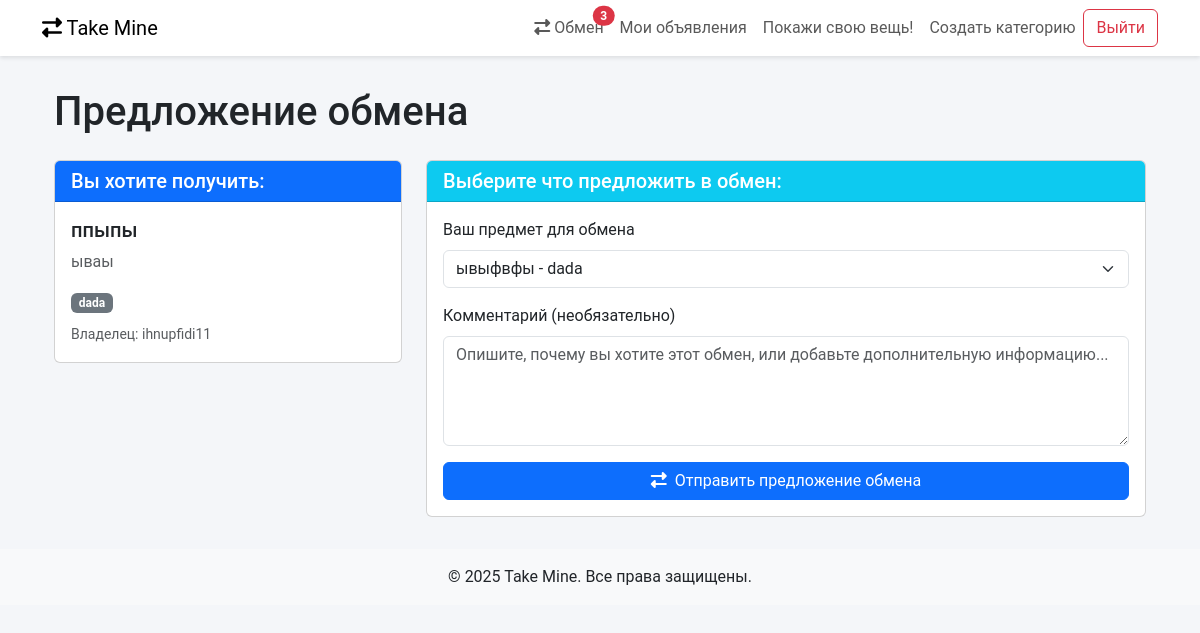
/item/17/ (signed in), run on the app's committed database.
### app/models.py (models this page shows, shortened)
class Item(models.Model):
    CONDITION_CHOICES = [
        ('new', 'Новый'),
        ('used', 'Б/у'),
        ('for_parts', 'На запчасти')
    ]
    user = models.ForeignKey(User, on_delete=models.CASCADE, related_name='items')
    title = models.CharField(max_length=200)
    description = models.TextField()
    image_url = models.URLField(blank=True, null=True)
    category = models.ForeignKey(Category, on_delete=models.CASCADE, related_name='items')
    condition = models.CharField(max_length=20, choices=CONDITION_CHOICES, default='used')
    created_at = models.DateTimeField(auto_now_add=True)
    class Meta:
        ordering = ['-created_at']
        verbose_name = "Вещь"
        verbose_name_plural = "Вещи"

class Category(models.Model):
    name = models.CharField(max_length=100)
    slug = models.SlugField(unique=True, max_length=100, default=slugify('category'))
    class Meta:
        verbose_name = "Категория"
        verbose_name_plural = "Категории"
        ordering = ['name']

### app/views.py (the view, shortened to what this page needs)
# urls.py: path('item/<int:item_id>/', views.create_exchange_proposal, name='exchange_proposal'),
@login_required
def create_exchange_proposal(request, item_id):
    receiver_item = get_object_or_404(Item, id=item_id)
    permission_check = cannot_exchange_own_item(request, receiver_item)
    if permission_check:
        return permission_check
    items = Item.objects.filter(user=request.user)
    return render(request, 'app/exchange_proposal.html', {
        'receiver_item': receiver_item,
        'items': items
    })

### app/context_processors.py (called while the page is built)
def exchange_proposals_count(request):
    if request.user.is_authenticated:
        count = ExchangeProposal.objects.filter(
            ad_receiver__user=request.user,
            status='ожидает'
        ).count()
        return {'pending_exchanges_count': count}
    return {'pending_exchanges_count': 0}

### app/permissions.py (called while the page is built)
def cannot_exchange_own_item(request, receiver_item):
    if receiver_item.user == request.user:
        messages.error(request, 'Нельзя предложить обмен на свой же товар!')
        return redirect('app:index')
    return None

### templates/app/exchange_proposal.html (shortened to what this page needs)
{% extends 'base.html' %}
{% block content %}
<div class="container">
    <h1 class="my-4">Предложение обмена</h1>
    <div class="row">
        <div class="col-md-4">
            <div class="card mb-4">
                <div class="card-header bg-primary text-white">
                    <h5 class="mb-0">Вы хотите получить:</h5>
                </div>
                <div class="card-body">
                    <h5>{{ receiver_item.title }}</h5>
                    <p class="text-muted">{{ receiver_item.description|truncatechars:100 }}</p>
                    <div class="badge bg-secondary">{{ receiver_item.category.name }}</div>
                    <div class="mt-2">
                        <small class="text-muted">Владелец: {{ receiver_item.user.username }}</small>
                    </div>
                </div>
            </div>
        </div>
        <div class="col-md-8">
            <div class="card">
                <div class="card-header bg-info text-white">
                    <h5 class="mb-0">Выберите что предложить в обмен:</h5>
                </div>
                <div class="card-body">
                    <form method="POST">
                        <div class="mb-3">
                            <label for="sender_item_id" class="form-label">Ваш предмет для обмена</label>
                            <select name="sender_item_id" id="sender_item_id" class="form-select">
                                {% for item in items %}
                                    <option value="{{ item.id }}">{{ item.title }} - {{ item.category.name }}</option>
                                {% empty %}
                                    <option disabled>У вас нет предметов для обмена</option>
                                {% endfor %}
                            </select>
                        </div>
                        <div class="mb-3">
                            <label for="comment" class="form-label">Комментарий (необязательно)</label>
                            <textarea name="comment" id="comment" class="form-control" rows="4" placeholder="Опишите, почему вы хотите этот обмен, или добавьте дополнительную информацию..."></textarea>
                        </div>
                        <div class="d-grid">
                            <button type="submit" class="btn btn-primary">
                                <i class="fas fa-exchange-alt me-2"></i>Отправить предложение обмена
                            </button>
                        </div>
                    </form>
                </div>
            </div>
        </div>
    </div>
</div>
{% endblock %}

### templates/base.html (style rules this page uses)
body { background-color: #f4f6f9; font-family: 'Roboto', sans-serif; }

### data on the page
Item: title "ппыпы", description "ываы", category.name "dada", user.username "ihnupfidi11"

### other printed values
{{ pending_exchanges_count }} "3"
form field sender_item_id "ывыфвфы - dada"
